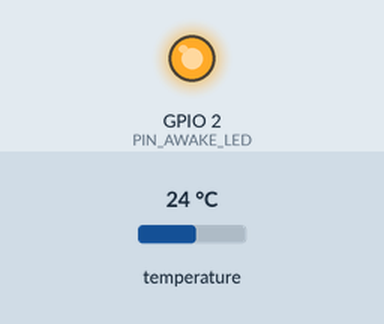
This sketch was run on a simulated ESP32. On the bench: output pins drawn as LEDs (lit = HIGH). The test bench sets the inputs (shaded band); at power-on: temperature 24 °C. What the sketch prints to the serial monitor is not drawn. At 0.8 s the program puts the board to deep sleep or switches it off; the recording ends there.

Above: at 0.1 s.
Timing chart, 0 to 0.8 s (numbered marks = the images above):
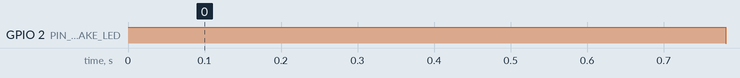

The sketch:

module09_node2_skeleton.ino
```cpp
// Module 9 - Practice 4: the Node 2 "Garden" skeleton - wake up, read the temperature, sleep 30 seconds
// The SECOND ESP32 board (the future Node 2), as in the Node 2 section of PIN-MAP.md:
//   DS18B20 + its adapter module: VCC to 3V3, GND to GND, DAT to D27. It gets 3.3 V, NOT 5 V.
//   The board's built-in blue LED (GPIO 2) is on while the board is awake.
// Libraries: OneWire 2.3.8 and DallasTemperature 4.0.6 (already installed in Module 7).

#include <OneWire.h>
#include <DallasTemperature.h>

const int PIN_AWAKE_LED = 2;                    // built-in blue LED: the "awake" indicator
const int PIN_ONE_WIRE = 27;                    // Node 2's 1-Wire bus: DS18B20
const unsigned long SLEEP_SECONDS = 30;

RTC_DATA_ATTR int wakeCount = 0;                // RTC memory: survives deep sleep
RTC_DATA_ATTR float previousTemperature = NAN;  // the reading from the previous wake (NAN = none yet)

OneWire oneWire(PIN_ONE_WIRE);
DallasTemperature tempSensors(&oneWire);

void setup() {
  pinMode(PIN_AWAKE_LED, OUTPUT);
  digitalWrite(PIN_AWAKE_LED, HIGH);
  Serial.begin(115200);
  wakeCount++;

  tempSensors.begin();
  tempSensors.requestTemperatures();                    // measure now: up to 750 ms
  float temperature = tempSensors.getTempCByIndex(0);   // -127 if the sensor does not answer

  Serial.print("Wake #");
  Serial.print(wakeCount);
  if (esp_sleep_get_wakeup_cause() == ESP_SLEEP_WAKEUP_TIMER) {
    Serial.print(" (timer). ");
  } else {
    Serial.print(" (just powered on). ");
  }
  if (temperature == DEVICE_DISCONNECTED_C) {
    Serial.println("DS18B20 unreadable: check the DAT wire to D27, VCC to 3V3, and GND.");
  } else {
    Serial.printf("Temperature %.1f C", temperature);
    if (!isnan(previousTemperature)) {
      Serial.printf(" (previous wake %.1f C)", previousTemperature);
    }
    Serial.println(".");
    previousTemperature = temperature;
  }

  Serial.printf("Awake for %lu ms. Sleeping for %lu seconds.\n", millis(), SLEEP_SECONDS);
  Serial.flush();
  digitalWrite(PIN_AWAKE_LED, LOW);
  esp_sleep_enable_timer_wakeup(SLEEP_SECONDS * 1000000ULL);
  esp_deep_sleep_start();
}

void loop() {
  // Never runs: Node 2 always starts from setup() every time it wakes up.
}
```

Measured:
- by itself, GPIO 2 (PIN_AWAKE_LED): LOW → HIGH at 0.00 s, → LOW 0.78 s later
